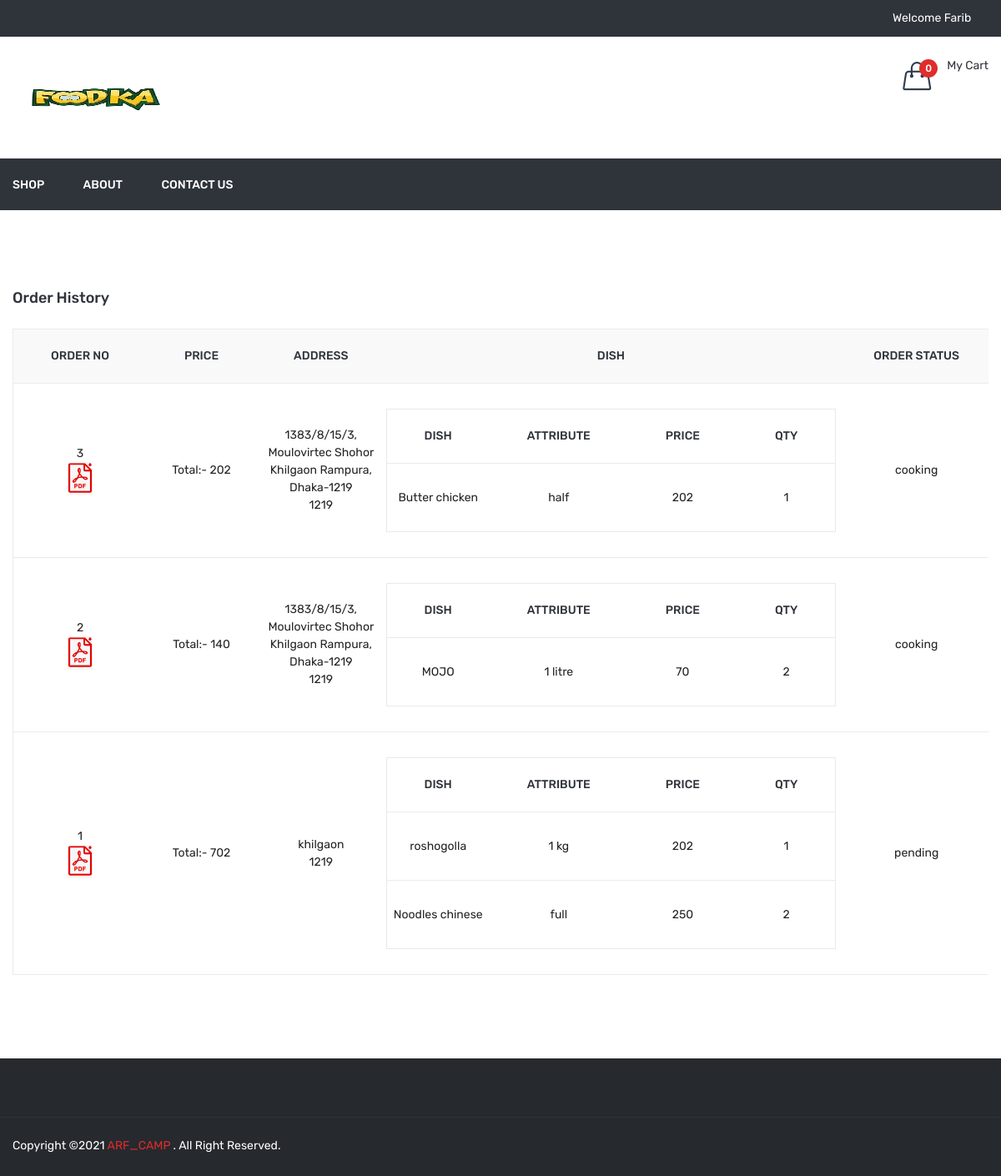
Page /order_history.php (signed in) on the earlier database version.
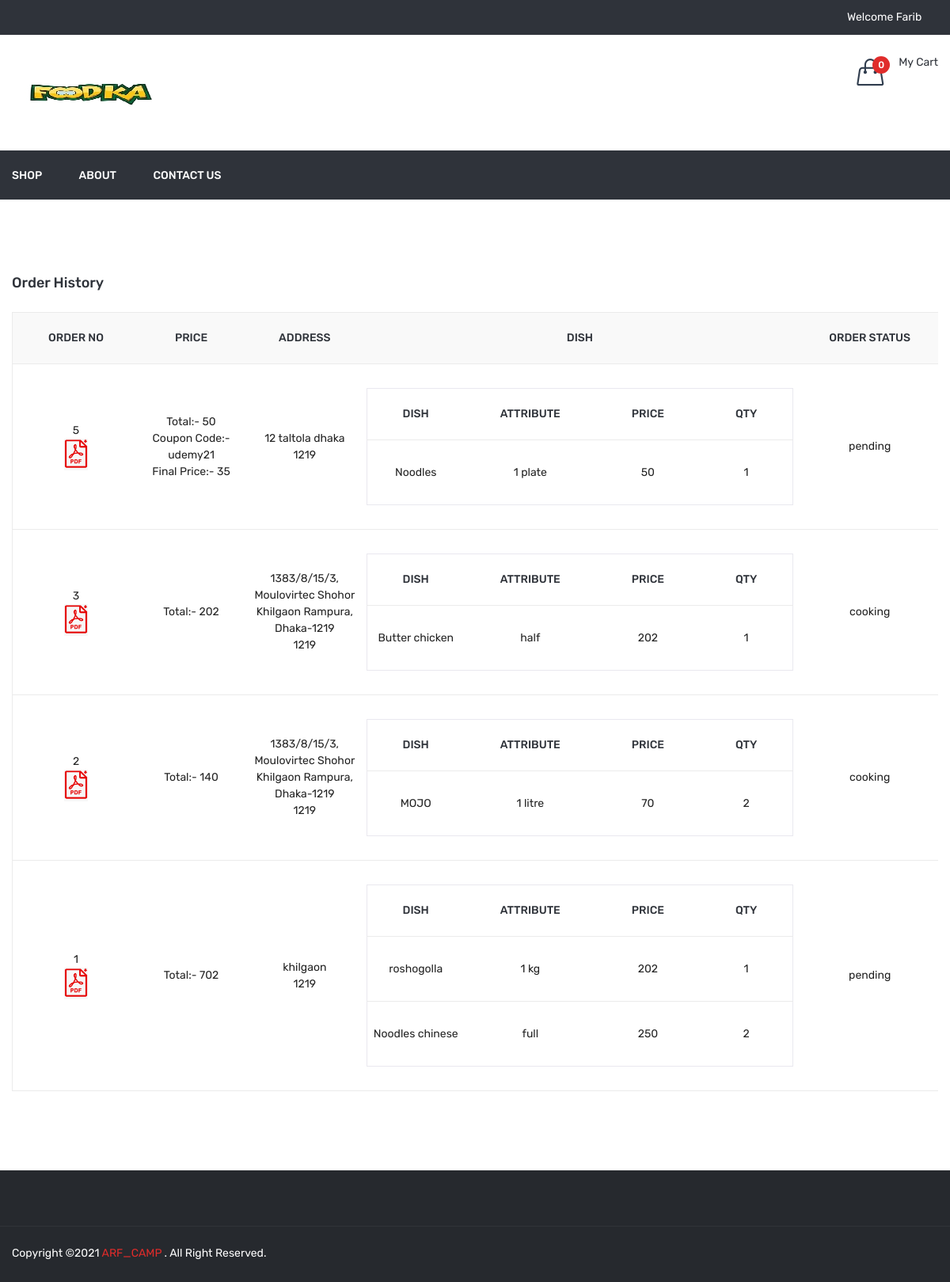
Same page on the later database version.
### tables this page shows
CREATE TABLE `order_master` (
  `id` int(11) NOT NULL,
  `user_id` int(11) NOT NULL,
  `name` varchar(50) NOT NULL,
  `email` varchar(50) NOT NULL,
  `mobile` varchar(50) NOT NULL,
  `address` text NOT NULL,
  `total_price` float NOT NULL,
  `coupon_code` varchar(20) NOT NULL,
  `final_price` float NOT NULL,
  `zipcode` varchar(10) NOT NULL,
  `delivery_boy_id` int(11) NOT NULL,
  `payment_status` varchar(20) NOT NULL,
  `order_status` int(11) NOT NULL,
  `added_on` datetime NOT NULL
);

CREATE TABLE `order_detail` (
  `id` int(11) NOT NULL,
  `order_id` int(11) NOT NULL,
  `dish_details_id` int(11) NOT NULL,
  `price` float NOT NULL,
  `qty` int(11) NOT NULL
);

CREATE TABLE `dish` (
  `id` int(11) NOT NULL,
  `category_id` int(11) NOT NULL,
  `dish` varchar(100) NOT NULL,
  `dish_detail` text NOT NULL,
  `image` varchar(100) NOT NULL,
  `type` enum('veg','non-veg') NOT NULL,
  `status` int(11) NOT NULL,
  `added_on` datetime NOT NULL
);

CREATE TABLE `dish_details` (
  `id` int(11) NOT NULL,
  `dish_id` int(11) NOT NULL,
  `attribute` varchar(100) NOT NULL,
  `price` int(11) NOT NULL,
  `status` int(11) NOT NULL,
  `added_on` datetime NOT NULL
);

CREATE TABLE `order_status` (
  `id` int(11) NOT NULL,
  `order_status` varchar(50) NOT NULL
);

### function.inc.php (called while the page is built, shortened)
	<?php
function getOrderDetails($oid){
	global $con;
	$sql="select order_detail.price,order_detail.qty,dish_details.attribute,dish.dish
	from order_detail,dish_details,dish
	WHERE
	order_detail.order_id=$oid AND
	order_detail.dish_details_id=dish_details.id AND
	dish_details.dish_id=dish.id";
	$data=array();
	$res=mysqli_query($con,$sql);
	while($row=mysqli_fetch_assoc($res)){
		$data[]=$row;
	}
	return $data;
}
?>

### order_history.php (the view, shortened to what this page needs)
<?php
include ("header.php");
$uid=$_SESSION['FOOD_USER_ID'];
$sql="select order_master.*,order_status.order_status as order_status_str from order_master,order_status where order_master.order_status=order_status.id and order_master.user_id='$uid' order by order_master.id desc";
$res=mysqli_query($con,$sql);
?>
<div class="cart-main-area pt-95 pb-100">
            <div class="container">
                <h3 class="page-title">Order History</h3>
                <div class="row">
                    <div class="col-lg-12 col-md-12 col-sm-12 col-12">
                        <form method="post">
							<div class="table-content table-responsive">
                                <table>
                                    <thead>
                                        <tr>
                                            <th>Order No</th>
                                            <th>Price</th>
                                            <th>Address</th>
                                            <th>Dish</th>
                                            <th>Order Status</th>
                                        </tr>
                                    </thead>
                                    <tbody>
										<?php if(mysqli_num_rows($res)>0){
										while($row=mysqli_fetch_assoc($res)){
										?>
										<tr>
                                            <td><?php echo $row['id']?>
											<br/>
											<a href="<?php echo FRONT_SITE_PATH?>download_invoice?id=<?php echo $row['id']?>"><img src='<?php echo FRONT_SITE_PATH?>assets/img/icon-img/pdf.png' width="30px" title="Download Invoice"/></a>
											</td>
                                           <td style="font-size:14px;">
											Total:- <?php echo $row['total_price']?><br/>
											<?php
											if($row['coupon_code']!=''){
											?>
											Coupon Code:- <?php echo $row['coupon_code']?><br/>
											Final Price:- <?php echo $row['final_price']?>
											<?php } ?>
											</td>
                                            <td><?php echo $row['address']?><br/>
											<?php echo $row['zipcode']?></td>
											<td>
												<table style="border:1px solid #e9e8ef;">
												<tr>
													<th>Dish</th>
													<th>Attribute</th>
													<th>Price</th>
													<th>Qty</th>
												</tr>
												<?php
												$getOrderDetails=getOrderDetails($row['id']);
												foreach($getOrderDetails as $list){
													?>
														<tr>
															<td><?php echo $list['dish']?></td>
															<td><?php echo $list['attribute']?></td>
															<td><?php echo $list['price']?></td>
															<td><?php echo $list['qty']?></td>
														</tr>
													<?php
												}
												?>
												</table>
											</td>
											<td><?php echo $row['order_status_str']?></td>
                                        </tr>
										<?php }} ?>
                                    </tbody>
                                </table>
                            </div>
                        </form>
                    </div>
                </div>
            </div>
        </div>
<?php
include("footer.php");
?>

Differences in the rows shown:
added order_master: id "5", total_price "50", coupon_code "udemy21", final_price "35", address "12 taltola dhaka", zipcode "1219", order_status.order_status "pending"
added order_detail: dish.dish "Noodles", dish_details.attribute "1 plate", price "50", qty "1", shown under "5"
